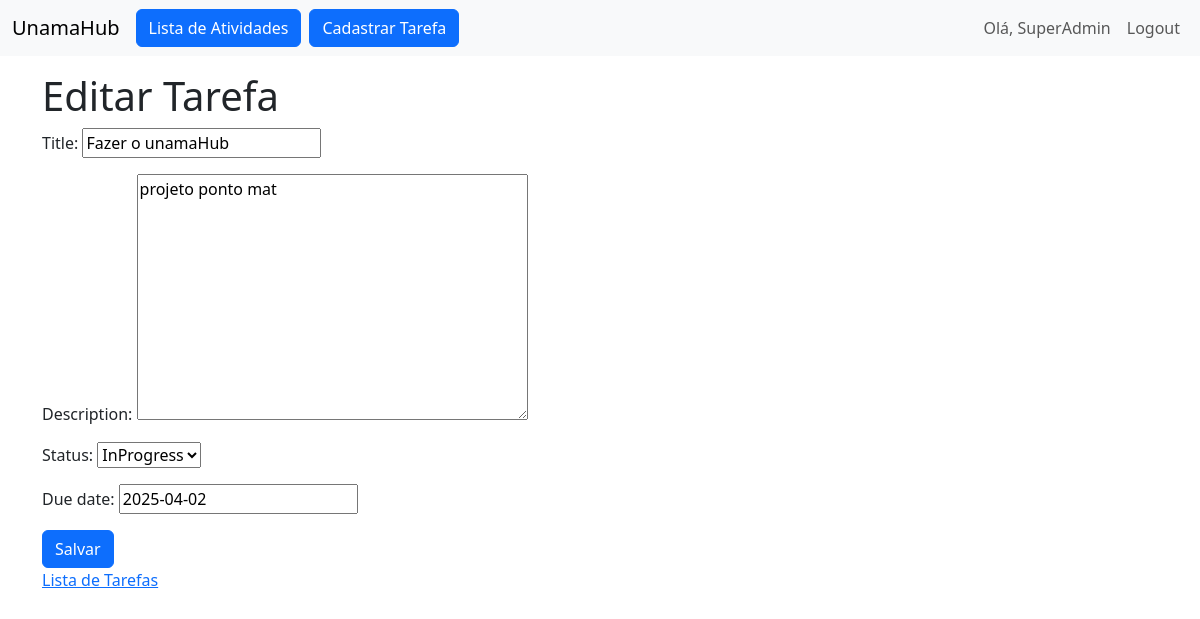
/Tasks/1/edit/ (signed in), run on the app's committed database.
### tasks/models.py (models this page shows, shortened)
class Task(models.Model):
    STATUS_CHOICES = [
        ('P', 'Pending'),
        ('A', 'InProgress'),
        ('C', 'Complete'),
    ]
    title = models.CharField(max_length = 255)
    description = models.TextField()
    status = models.CharField(max_length = 1, choices = STATUS_CHOICES, default = 'P')
    created_at = models.DateTimeField(auto_now_add = True)
    due_date = models.DateField()

### tasks/views.py (the view, shortened to what this page needs)
# urls.py: path('<int:pk>/edit/', TaskUpdateView.as_view(), name= 'task-edit'),
class TaskUpdateView(LoginRequiredMixin, UpdateView):
    model = Task
    form_class = TaskForm
    template_name = 'tasks/task_edit.html'
    success_url = reverse_lazy('task-list')

### tasks/forms.py
class TaskForm(forms.ModelForm):
    class Meta:
        model = Task
        fields =  ['title', 'description', 'status', 'due_date']

### tasks/templates/tasks/task_edit.html (shortened to what this page needs)
{% extends "base.html" %}
{% block content %}
    <h1>Editar Tarefa</h1>
    <form method="post" class="form">
        {{form.as_p}}
        <button type="submit" class=" btn btn-primary ">Salvar</button>
    </form>
    <a href="{% url "task-list" %}">Lista de Tarefas</a>
{% endblock content %}

### main/templates/base.html (shortened to what this page needs)
<!doctype html>
<html lang="en">
  <head>
    <link href="https://cdn.jsdelivr.net/npm/bootstrap@5.3.3/dist/css/bootstrap.min.css" rel="stylesheet">
  </head>
  <body>
    <nav class="navbar navbar-expand-lg navbar-light bg-light">
      <div class="container-fluid">
        <a class="navbar-brand" href="{% url 'main-home' %}">UnamaHub</a>
        <div class="collapse navbar-collapse" id="navbarNav">
          <div class="navbar-nav me-auto">
            {% if request.user.is_authenticated %}
              <a class="btn btn-primary me-2 " aria-current="page" href="{% url 'task-list' %}">Lista de Atividades</a>
              <a class="btn btn-primary me-2" href="{% url 'task-create' %}">Cadastrar Tarefa</a>
            {% endif %}
          </div>
          <div class="navbar-nav ms-auto">
            {% if request.user.is_authenticated %}
              <span class="nav-link">Olá, {{ request.user.username }}</span>
              <div class="d-flex flex-column align-items-start">
                <form action="{% url 'logout' %}" method="post">
                  <button type="submit" class="btn btn-link nav-link">Logout</button>
                </form>
              </div>
            {% else %}
              <a class="nav-link" href="{% url 'login' %}">Login</a>
              <a class="nav-link" href="{% url 'register' %}">Registrar</a>
            {% endif %}
          </div>
        </div>
      </div>
    </nav>
    <main class="container mt-3">
      {% block content%}
      {% endblock %}
    </main>
  </body>
</html>

### data on the page
Task: title "Fazer o unamaHub", description "projeto ponto mat", status "InProgress", due_date "2025-04-02"

### other printed values
{{ request.user.username }} "SuperAdmin"
